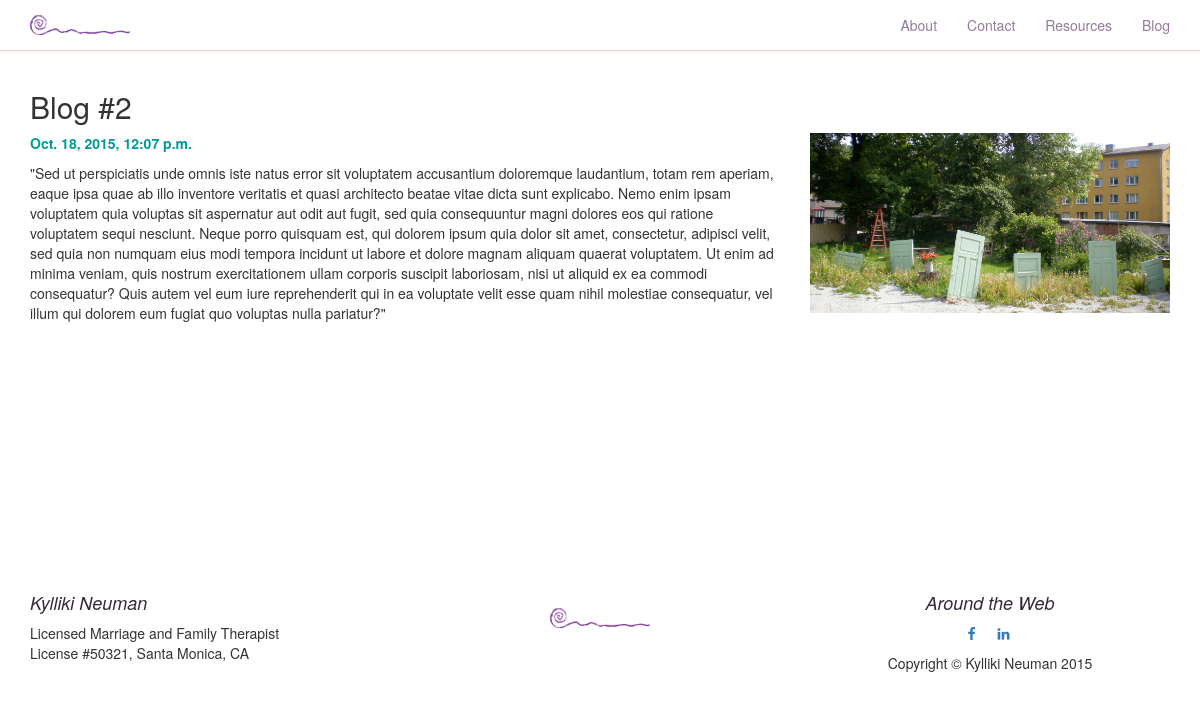
The app's page /entry/blog-2 with its own data.
### blog/models.py (models this page shows, shortened)
class Blog(models.Model):
    title = CharField(max_length=100)
    slug = models.SlugField(max_length=200, unique=True, null=True)
    body = RedactorField(
        verbose_name=u'Text',
        redactor_options={}
    )
    published = models.BooleanField(default=True)
    created_at = models.DateTimeField(auto_now_add=True)
    updated_at = models.DateTimeField(auto_now=True)
    objects = EntryQuerySet.as_manager()
    class Meta:
        verbose_name = "Blog Entry"
        verbose_name_plural = "Blog Entries"
        ordering = ['-created_at']

### blog/views.py (the view)
# urls.py: url(r'^entry/(?P<slug>\S+)$', BlogDetail.as_view(), name="entry_detail"),
class BlogDetail(generic.DetailView):
    model = Blog
    template_name = "post.html"

### blog/templates/post.html
{% extends "base.html" %}
{% load static %}
{% block content %}
<div class="single-post">
    <div class="container">
        <div class="row">
            <div class="col-sm-8">
                <h2>{{ object.title }}</a></h2>
                <p class="meta">
                    <b>{{ object.created_at }}</b>
                </p>
                <p>
                    {{ object.body|safe }}
                </p>
            </div>
            <div class="col-sm-4">
              <img class="img-responsive" src="{% static 'images/uksedN.jpg' %}" alt="">
            </div>
        </div>
    </div>
</div>
{% endblock %}

### blog/static/css/main.css (style rules this page uses)
body { padding-top: 70px; background: #fff; color: #333; }
.single-post { margin-bottom: 250px; }
.single-post b { color: #009999; }
.single-post img { margin-top: 63px; }

### records on screen
Blog: title "Blog #2", created_at "Oct. 18, 2015, 12:07 p.m.", body "\"Sed ut perspiciatis unde omnis iste natus error sit voluptatem accusantium doloremque laudantium, totam rem aperiam, eaque ipsa quae ab illo inventore veritatis et quasi architecto beatae vitae dicta sunt explicabo. Nemo enim ipsam voluptatem quia voluptas sit aspernatur aut odit aut fugit, sed quia consequuntur magni dolores eos qui ratione voluptatem sequi nesciunt. Neque porro quisquam est, qui dolorem ipsum quia dolor sit amet, consectetur, adipisci velit, sed quia non numquam eius modi tempora incidunt ut labore et dolore magnam aliquam quaerat voluptatem. Ut enim ad minima veniam, quis nostrum exercitationem ullam corporis suscipit laboriosam, nisi ut aliquid ex ea commodi…"
